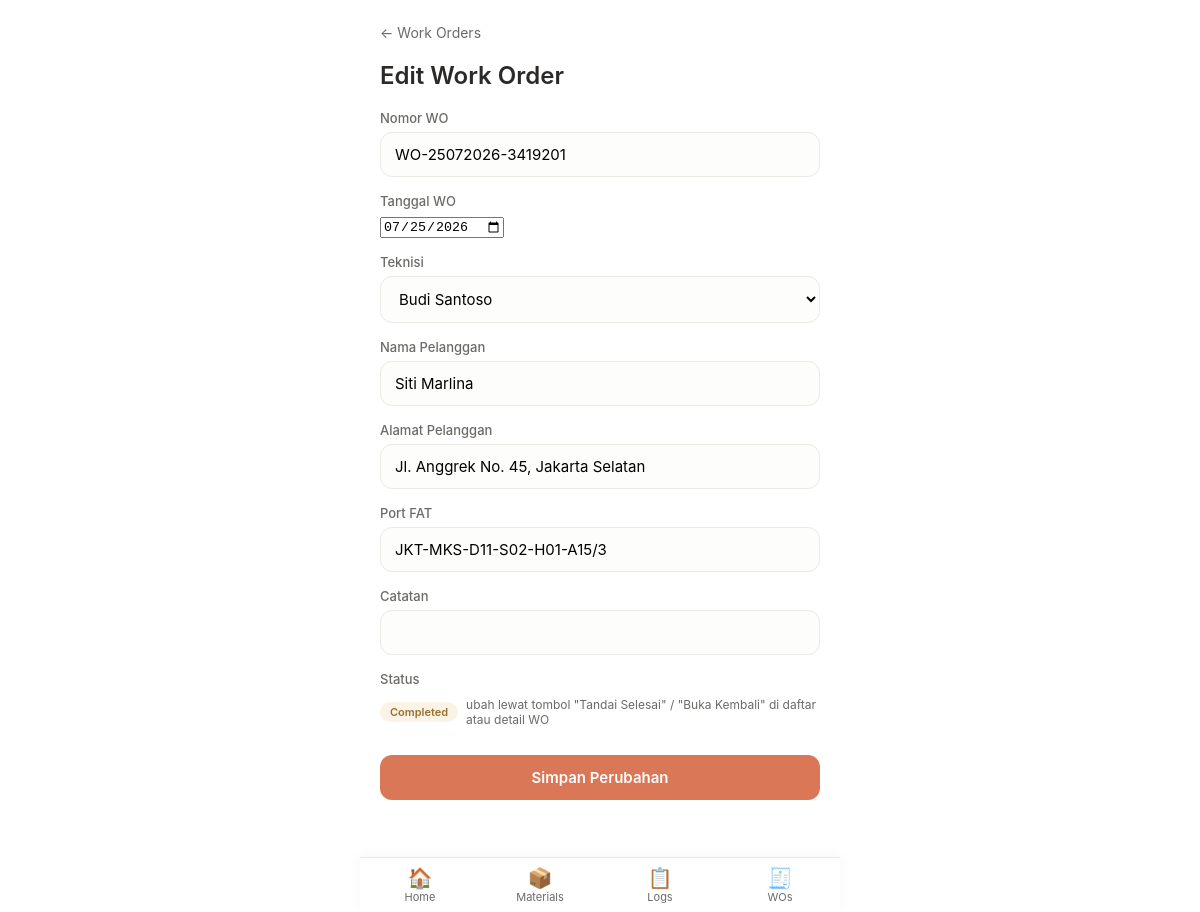
The app's page /index.php?page=workorder-form&id=2 (signed in) with its own data.
### tables this page shows
CREATE TABLE work_orders (
  id INT AUTO_INCREMENT PRIMARY KEY,
  wo_no VARCHAR(50) NOT NULL UNIQUE,
  wo_date DATE NOT NULL,
  technician_id INT NOT NULL,
  customer_name VARCHAR(150) NOT NULL,
  customer_address VARCHAR(255),
  port_fat VARCHAR(100),
  status ENUM('open', 'completed') NOT NULL DEFAULT 'open',
  notes TEXT NULL,
  created_at DATETIME NOT NULL DEFAULT CURRENT_TIMESTAMP,
  CONSTRAINT fk_work_orders_technician
    FOREIGN KEY (technician_id) REFERENCES users(id)
    ON DELETE RESTRICT ON UPDATE CASCADE
);

CREATE TABLE users (
  id INT AUTO_INCREMENT PRIMARY KEY,
  name VARCHAR(100) NOT NULL,
  username VARCHAR(50) NOT NULL UNIQUE,
  password VARCHAR(255) NOT NULL,  
  role ENUM('admin', 'teknisi') NOT NULL,
  created_at DATETIME NOT NULL DEFAULT CURRENT_TIMESTAMP
);

### app/controllers/WorkOrderController.php (called while the page is built, shortened)
<?php
require_once __DIR__ . '/../models/WorkOrder.php';
require_once __DIR__ . '/../models/User.php';
class WorkOrderController
{
    public function form(): void
    {
        $id = isset($_GET['id']) ? (int) $_GET['id'] : null;
        $workOrder = $id ? WorkOrder::find($id) : null;
        $teknisiList = User::getAllTeknisi();
        require __DIR__ . '/../views/partials/header.php';
        require __DIR__ . '/../views/admin/workorders/form.php';
        require __DIR__ . '/../views/partials/navbar.php';
        require __DIR__ . '/../views/partials/footer.php';
    }
}

### app/core/Router.php (called while the page is built, shortened)
<?php
class Router
{
    private static array $routes = [
        'login'     => ['AuthController', 'showLogin'],
        'do_login'  => ['AuthController', 'login'],
        'logout'    => ['AuthController', 'logout'],
        'dashboard' => ['DashboardController', 'index'],
        'home'      => ['DashboardController', 'teknisiHome'],
        'materials'             => ['MaterialController', 'index'],
        'material-form'         => ['MaterialController', 'form'],
        'material-save'         => ['MaterialController', 'save'],
        'material-serials'      => ['MaterialController', 'serials'],
        'material-serial-add'   => ['MaterialController', 'addSerial'],
        'material-stock-adjust' => ['MaterialController', 'adjustStock'],
        'workorders'             => ['WorkOrderController', 'index'],
        'workorder-form'         => ['WorkOrderController', 'form'],
        'workorder-save'         => ['WorkOrderController', 'save'],
        'workorder-detail'       => ['WorkOrderController', 'detail'],
        'workorder-toggle-status' => ['WorkOrderController', 'toggleStatus'],
        'log-usage'      => ['UsageLogController', 'form'],
        'usage-log-save' => ['UsageLogController', 'save'],
        'usage-log-edit'   => ['UsageLogController', 'editForm'],
        'usage-log-update' => ['UsageLogController', 'update'],
        'usage-log-delete' => ['UsageLogController', 'delete'],
        'history' => ['UsageLogController', 'history'],
        'logs'    => ['UsageLogController', 'adminLogs'],
        'audit-log' => ['AuditController', 'index'],
    ];
    public static function dispatch(): void
    {
        $page = $_GET['page'] ?? '';
        [$controllerName, $method] = self::$routes[$page];
        $controller = new $controllerName();
        $controller->$method();
    }
}

### public/index.php (called while the page is built, shortened)
<?php
require_once __DIR__ . '/../app/core/Router.php';
Router::dispatch();

### app/models/WorkOrder.php (called while the page is built, shortened)
<?php
class WorkOrder
{
    public static function find(int $id): ?array
    {
        $pdo = Database::getConnection();
        $stmt = $pdo->prepare(
            'SELECT wo.*, u.name AS technician_name
             FROM work_orders wo
             JOIN users u ON u.id = wo.technician_id
             WHERE wo.id = :id
             LIMIT 1'
        );
        $stmt->execute(['id' => $id]);
        $row = $stmt->fetch();
        return $row ?: null;
    }
}

### app/models/User.php (called while the page is built, shortened)
<?php
class User
{
    public static function getAllTeknisi(): array
    {
        $pdo = Database::getConnection();
        $stmt = $pdo->prepare("SELECT id, name, username FROM users WHERE role = 'teknisi' ORDER BY name ASC");
        $stmt->execute();
        return $stmt->fetchAll();
    }
}

### app/views/admin/workorders/form.php (the view, shortened to what this page needs)
<?php
$old = $flash['old'] ?? [];
$val = function (string $key, $default = '') use ($old, $workOrder) {
    if (isset($old[$key])) {
        return $old[$key];
    }
    if ($workOrder !== null && array_key_exists($key, $workOrder)) {
        return $workOrder[$key];
    }
    return $default;
};
$isEdit = $workOrder !== null;
$selectedTechnician = (string) $val('technician_id', $workOrder['technician_id'] ?? '');
?>
<div class="container">
    <div class="topbar">
        <a href="index.php?page=workorders" class="topbar-back">&larr; Work Orders</a>
    </div>
    <h2><?= $isEdit ? 'Edit Work Order' : 'Tambah Work Order' ?></h2>
    <form method="POST" action="index.php?page=workorder-save" id="material-form">
        <label for="wo_no">Nomor WO</label>
        <input type="text" id="wo_no" name="wo_no" value="<?= htmlspecialchars($val('wo_no')) ?>"
               placeholder="mis. WO-28072026-3419501" required>
        <label for="wo_date">Tanggal WO</label>
        <input type="date" id="wo_date" name="wo_date" value="<?= htmlspecialchars($val('wo_date')) ?>" required>
        <label for="technician_id">Teknisi</label>
        <select id="technician_id" name="technician_id" required>
            <?php foreach ($teknisiList as $t): ?>
                <option value="<?= $t['id'] ?>" <?= $selectedTechnician === (string) $t['id'] ? 'selected' : '' ?>>
                    <?= htmlspecialchars($t['name']) ?>
                </option>
            <?php endforeach; ?>
        </select>
        <label for="customer_name">Nama Pelanggan</label>
        <input type="text" id="customer_name" name="customer_name" value="<?= htmlspecialchars($val('customer_name')) ?>" required>
        <label for="customer_address">Alamat Pelanggan</label>
        <input type="text" id="customer_address" name="customer_address" value="<?= htmlspecialchars($val('customer_address')) ?>">
        <label for="port_fat">Port FAT</label>
        <input type="text" id="port_fat" name="port_fat" value="<?= htmlspecialchars($val('port_fat')) ?>" placeholder="mis. JKT-MKS-D11-S02-H01-A12/5">
        <label for="notes">Catatan</label>
        <input type="text" id="notes" name="notes" value="<?= htmlspecialchars($val('notes')) ?>">
        <?php if ($isEdit): ?>
            <label>Status</label>
            <div class="form-static-value">
                <span class="badge badge-<?= $workOrder['status'] === 'open' ? 'serial' : 'quantity' ?>">
                    <?= $workOrder['status'] === 'open' ? 'Open' : 'Completed' ?>
                </span>
                <span class="form-static-hint">ubah lewat tombol "Tandai Selesai" / "Buka Kembali" di daftar atau detail WO</span>
            </div>
        <?php endif; ?>
        <button type="submit" class="btn-primary"><?= $isEdit ? 'Simpan Perubahan' : 'Tambah Work Order' ?></button>
    </form>
</div>

### public/assets/css/style.css (style rules this page uses)
:root { --color-bg: #FFFFFF; --color-surface: #FFFFFF; --color-text: #2B2A28; --color-text-muted: #6B6A67; --color-accent: #D97757; --color-accent-hover: #C5643F; --color-border: #ECE9E4; --color-danger: #B4533F; --color-danger-bg: #FBEDE9; --shadow-soft: 0 2px 12px rgba(0, 0, 0, 0.06); --radius-lg: 16px; --radius-md: 12px; }
* { box-sizing: border-box; }
body { margin: 0; font-family: -apple-system, BlinkMacSystemFont, 'Segoe UI', Roboto, sans-serif; background: var(--color-bg); color: var(--color-text); -webkit-font-smoothing: antialiased; }
h1, h2, h3 { font-weight: 600; }
.container { padding: 24px 20px; }
.btn-primary { width: 100%; margin-top: 24px; padding: 13px; border: none; border-radius: var(--radius-md); background: var(--color-accent); color: #fff; font-size: 15px; font-weight: 600; cursor: pointer; transition: background 0.15s ease; font-family: inherit; }
.topbar { display: flex; justify-content: space-between; align-items: center; margin-bottom: 20px; }
.topbar-back { font-size: 14px; color: var(--color-text-muted); text-decoration: none; }
.badge { display: inline-block; padding: 3px 10px; border-radius: 999px; font-size: 11px; font-weight: 600; }
.badge-quantity { background: #FBF3E5; color: #96702E; }
#material-form label, .form-static-label { display: block; font-size: 13px; font-weight: 500; margin: 16px 0 6px; color: var(--color-text-muted); }
#material-form input[type="text"], #material-form input[type="number"], #material-form select { width: 100%; padding: 12px 14px; border: 1px solid var(--color-border); border-radius: var(--radius-md); font-size: 15px; background: #FDFDFC; font-family: inherit; }
.form-static-value { display: flex; align-items: center; gap: 8px; font-size: 14px; padding: 4px 0; }
.form-static-hint { font-size: 12px; color: var(--color-text-muted); }

### records on screen
work_orders: wo_no "WO-25072026-3419201", wo_date "07/25/2026", technician_id "Budi Santoso", customer_name "Siti Marlina", customer_address "Jl. Anggrek No. 45, Jakarta Selatan", port_fat "JKT-MKS-D11-S02-H01-A15/3"

### other values on screen
$item['icon'] "🏠"
$item['label'] "Home"
$item['icon'] "📦"
$item['label'] "Materials"
$item['icon'] "📋"
$item['label'] "Logs"
$item['icon'] "🧾"
$item['label'] "WOs"
